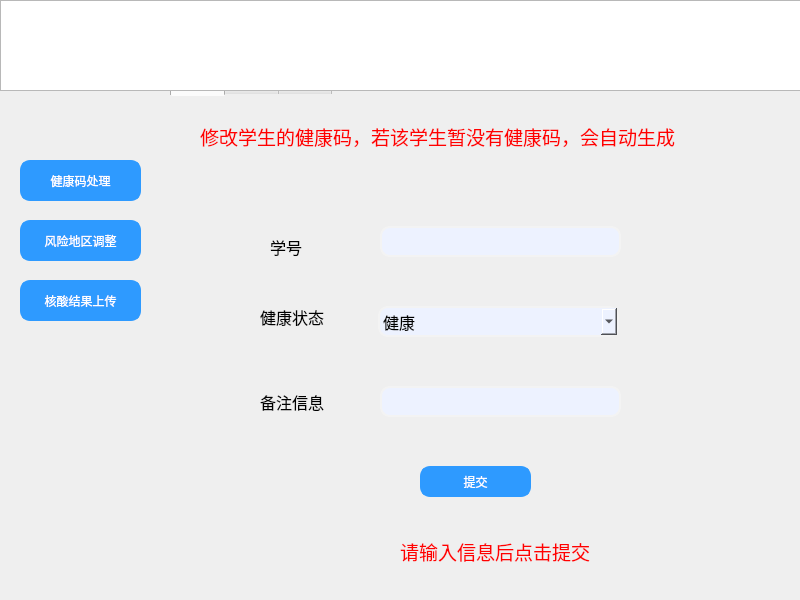
<?xml version="1.0" encoding="UTF-8"?>
<ui version="4.0">
 <class>Form</class>
 <widget class="QWidget" name="Form">
  <property name="geometry">
   <rect>
    <x>0</x>
    <y>0</y>
    <width>800</width>
    <height>600</height>
   </rect>
  </property>
  <property name="windowTitle">
   <string>Form</string>
  </property>
  <widget class="QTabWidget" name="tabWidget">
   <property name="geometry">
    <rect>
     <x>170</x>
     <y>70</y>
     <width>631</width>
     <height>531</height>
    </rect>
   </property>
   <property name="styleSheet">
    <string notr="true">QTabWidget::pane{
	border:none;
}</string>
   </property>
   <property name="currentIndex">
    <number>0</number>
   </property>
   <widget class="QWidget" name="tab">
    <attribute name="title">
     <string>Tab 1</string>
    </attribute>
    <widget class="QLabel" name="label_8">
     <property name="geometry">
      <rect>
       <x>30</x>
       <y>10</y>
       <width>611</width>
       <height>61</height>
      </rect>
     </property>
     <property name="font">
      <font>
       <family>微软雅黑</family>
       <pointsize>14</pointsize>
      </font>
     </property>
     <property name="styleSheet">
      <string notr="true">color: rgb(255, 0, 0);</string>
     </property>
     <property name="text">
      <string>修改学生的健康码，若该学生暂没有健康码，会自动生成</string>
     </property>
    </widget>
    <widget class="QLineEdit" name="lineEdit_2">
     <property name="geometry">
      <rect>
       <x>210</x>
       <y>130</y>
       <width>241</width>
       <height>31</height>
      </rect>
     </property>
     <property name="font">
      <font>
       <family>微软雅黑</family>
       <pointsize>12</pointsize>
      </font>
     </property>
     <property name="styleSheet">
      <string notr="true">    border: 2px solid #f3f3f3;/*设置线宽*/
	background-color: rgb(237, 242, 255);/*背景颜色*/
    border-radius: 10px;/*圆角*/
	border-style:solid;/*边框为实线型*/
	border-width:2px;/*边框宽度*/</string>
     </property>
    </widget>
    <widget class="QLabel" name="label_9">
     <property name="geometry">
      <rect>
       <x>100</x>
       <y>140</y>
       <width>61</width>
       <height>21</height>
      </rect>
     </property>
     <property name="font">
      <font>
       <family>微软雅黑</family>
       <pointsize>12</pointsize>
      </font>
     </property>
     <property name="text">
      <string>学号</string>
     </property>
    </widget>
    <widget class="QComboBox" name="comboBox_2">
     <property name="geometry">
      <rect>
       <x>208</x>
       <y>210</y>
       <width>241</width>
       <height>31</height>
      </rect>
     </property>
     <property name="font">
      <font>
       <family>微软雅黑</family>
       <pointsize>12</pointsize>
      </font>
     </property>
     <property name="styleSheet">
      <string notr="true">    border: 2px solid #f3f3f3;/*设置线宽*/
	background-color: rgb(237, 242, 255);/*背景颜色*/
    border-radius: 10px;/*圆角*/
	border-style:solid;/*边框为实线型*/
	border-width:2px;/*边框宽度*/</string>
     </property>
     <item>
      <property name="text">
       <string>健康</string>
      </property>
     </item>
     <item>
      <property name="text">
       <string>存疑</string>
      </property>
     </item>
     <item>
      <property name="text">
       <string>患病</string>
      </property>
     </item>
    </widget>
    <widget class="QLabel" name="label_10">
     <property name="geometry">
      <rect>
       <x>90</x>
       <y>210</y>
       <width>81</width>
       <height>21</height>
      </rect>
     </property>
     <property name="font">
      <font>
       <family>微软雅黑</family>
       <pointsize>12</pointsize>
      </font>
     </property>
     <property name="text">
      <string>健康状态</string>
     </property>
    </widget>
    <widget class="QLabel" name="label_11">
     <property name="geometry">
      <rect>
       <x>90</x>
       <y>290</y>
       <width>81</width>
       <height>31</height>
      </rect>
     </property>
     <property name="font">
      <font>
       <family>微软雅黑</family>
       <pointsize>12</pointsize>
      </font>
     </property>
     <property name="text">
      <string>备注信息</string>
     </property>
    </widget>
    <widget class="QPushButton" name="button7">
     <property name="geometry">
      <rect>
       <x>250</x>
       <y>370</y>
       <width>111</width>
       <height>31</height>
      </rect>
     </property>
     <property name="styleSheet">
      <string notr="true">QPushButton{
	font: 12pt &quot;微软雅黑&quot;;
	
	background-color:rgb(46, 154, 255);
	color: rgb(255, 255, 255);
	border: 3px solid rgb(46, 154, 255);
	border-radius:10px
}
QPushButton:hover{
	
	color:rgb(46, 154, 255);
	background-color: rgb(255, 255, 255);
}
QPushButton:pressed{
	padding-top:5px;
	padding-left:5px
}</string>
     </property>
     <property name="text">
      <string>提交</string>
     </property>
    </widget>
    <widget class="QLineEdit" name="lineEdit_3">
     <property name="geometry">
      <rect>
       <x>210</x>
       <y>290</y>
       <width>241</width>
       <height>31</height>
      </rect>
     </property>
     <property name="font">
      <font>
       <family>微软雅黑</family>
       <pointsize>12</pointsize>
      </font>
     </property>
     <property name="styleSheet">
      <string notr="true">    border: 2px solid #f3f3f3;/*设置线宽*/
	background-color: rgb(237, 242, 255);/*背景颜色*/
    border-radius: 10px;/*圆角*/
	border-style:solid;/*边框为实线型*/
	border-width:2px;/*边框宽度*/</string>
     </property>
    </widget>
    <widget class="QLabel" name="label_12">
     <property name="geometry">
      <rect>
       <x>230</x>
       <y>420</y>
       <width>241</width>
       <height>71</height>
      </rect>
     </property>
     <property name="font">
      <font>
       <family>微软雅黑</family>
       <pointsize>14</pointsize>
      </font>
     </property>
     <property name="styleSheet">
      <string notr="true">color: rgb(255, 0, 0);</string>
     </property>
     <property name="text">
      <string>请输入信息后点击提交</string>
     </property>
    </widget>
   </widget>
   <widget class="QWidget" name="tab_2">
    <attribute name="title">
     <string>Tab 2</string>
    </attribute>
    <widget class="QTabWidget" name="tabWidget_2">
     <property name="geometry">
      <rect>
       <x>0</x>
       <y>0</y>
       <width>641</width>
       <height>511</height>
      </rect>
     </property>
     <property name="font">
      <font>
       <family>微软雅黑</family>
       <pointsize>12</pointsize>
      </font>
     </property>
     <property name="currentIndex">
      <number>0</number>
     </property>
     <widget class="QWidget" name="tab_4">
      <attribute name="title">
       <string>            添加风险地区            </string>
      </attribute>
      <widget class="QLabel" name="label_3">
       <property name="geometry">
        <rect>
         <x>70</x>
         <y>150</y>
         <width>61</width>
         <height>41</height>
        </rect>
       </property>
       <property name="font">
        <font>
         <family>微软雅黑</family>
         <pointsize>12</pointsize>
        </font>
       </property>
       <property name="text">
        <string>地区</string>
       </property>
      </widget>
      <widget class="QPushButton" name="button4">
       <property name="geometry">
        <rect>
         <x>250</x>
         <y>280</y>
         <width>111</width>
         <height>31</height>
        </rect>
       </property>
       <property name="styleSheet">
        <string notr="true">QPushButton{
	font: 12pt &quot;微软雅黑&quot;;
	
	background-color:rgb(46, 154, 255);
	color: rgb(255, 255, 255);
	border: 3px solid rgb(46, 154, 255);
	border-radius:10px
}
QPushButton:hover{
	
	color:rgb(46, 154, 255);
	background-color: rgb(255, 255, 255);
}
QPushButton:pressed{
	padding-top:5px;
	padding-left:5px
}</string>
       </property>
       <property name="text">
        <string>提交</string>
       </property>
      </widget>
      <widget class="QComboBox" name="comboBox_ct1">
       <property name="geometry">
        <rect>
         <x>430</x>
         <y>160</y>
         <width>141</width>
         <height>31</height>
        </rect>
       </property>
       <property name="styleSheet">
        <string notr="true">    border: 2px solid #f3f3f3;/*设置线宽*/
	background-color: rgb(237, 242, 255);/*背景颜色*/
    border-radius: 10px;/*圆角*/
	border-style:solid;/*边框为实线型*/
	border-width:2px;/*边框宽度*/</string>
       </property>
      </widget>
      <widget class="QComboBox" name="comboBox_p1">
       <property name="geometry">
        <rect>
         <x>130</x>
         <y>160</y>
         <width>141</width>
         <height>31</height>
        </rect>
       </property>
       <property name="styleSheet">
        <string notr="true">    border: 2px solid #f3f3f3;/*设置线宽*/
	background-color: rgb(237, 242, 255);/*背景颜色*/
    border-radius: 10px;/*圆角*/
	border-style:solid;/*边框为实线型*/
	border-width:2px;/*边框宽度*/</string>
       </property>
      </widget>
      <widget class="QComboBox" name="comboBox_c1">
       <property name="geometry">
        <rect>
         <x>280</x>
         <y>160</y>
         <width>141</width>
         <height>31</height>
        </rect>
       </property>
       <property name="styleSheet">
        <string notr="true">    border: 2px solid #f3f3f3;/*设置线宽*/
	background-color: rgb(237, 242, 255);/*背景颜色*/
    border-radius: 10px;/*圆角*/
	border-style:solid;/*边框为实线型*/
	border-width:2px;/*边框宽度*/</string>
       </property>
      </widget>
      <widget class="QLabel" name="label_6">
       <property name="geometry">
        <rect>
         <x>10</x>
         <y>330</y>
         <width>601</width>
         <height>101</height>
        </rect>
       </property>
       <property name="font">
        <font>
         <family>微软雅黑</family>
         <pointsize>14</pointsize>
        </font>
       </property>
       <property name="styleSheet">
        <string notr="true">color: rgb(255, 0, 0);</string>
       </property>
       <property name="text">
        <string/>
       </property>
      </widget>
     </widget>
     <widget class="QWidget" name="tab_5">
      <attribute name="title">
       <string>            移除风险地区           </string>
      </attribute>
      <widget class="QLabel" name="label_4">
       <property name="geometry">
        <rect>
         <x>70</x>
         <y>150</y>
         <width>61</width>
         <height>41</height>
        </rect>
       </property>
       <property name="font">
        <font>
         <family>微软雅黑</family>
         <pointsize>12</pointsize>
        </font>
       </property>
       <property name="text">
        <string>地区</string>
       </property>
      </widget>
      <widget class="QPushButton" name="button5">
       <property name="geometry">
        <rect>
         <x>250</x>
         <y>280</y>
         <width>111</width>
         <height>31</height>
        </rect>
       </property>
       <property name="styleSheet">
        <string notr="true">QPushButton{
	font: 12pt &quot;微软雅黑&quot;;
	
	background-color:rgb(46, 154, 255);
	color: rgb(255, 255, 255);
	border: 3px solid rgb(46, 154, 255);
	border-radius:10px
}
QPushButton:hover{
	
	color:rgb(46, 154, 255);
	background-color: rgb(255, 255, 255);
}
QPushButton:pressed{
	padding-top:5px;
	padding-left:5px
}</string>
       </property>
       <property name="text">
        <string>提交</string>
       </property>
      </widget>
      <widget class="QComboBox" name="comboBox_p2">
       <property name="geometry">
        <rect>
         <x>130</x>
         <y>160</y>
         <width>141</width>
         <height>31</height>
        </rect>
       </property>
       <property name="styleSheet">
        <string notr="true">    border: 2px solid #f3f3f3;/*设置线宽*/
	background-color: rgb(237, 242, 255);/*背景颜色*/
    border-radius: 10px;/*圆角*/
	border-style:solid;/*边框为实线型*/
	border-width:2px;/*边框宽度*/</string>
       </property>
      </widget>
      <widget class="QComboBox" name="comboBox_c2">
       <property name="geometry">
        <rect>
         <x>280</x>
         <y>160</y>
         <width>141</width>
         <height>31</height>
        </rect>
       </property>
       <property name="styleSheet">
        <string notr="true">    border: 2px solid #f3f3f3;/*设置线宽*/
	background-color: rgb(237, 242, 255);/*背景颜色*/
    border-radius: 10px;/*圆角*/
	border-style:solid;/*边框为实线型*/
	border-width:2px;/*边框宽度*/</string>
       </property>
      </widget>
      <widget class="QComboBox" name="comboBox_ct2">
       <property name="geometry">
        <rect>
         <x>432</x>
         <y>160</y>
         <width>141</width>
         <height>31</height>
        </rect>
       </property>
       <property name="styleSheet">
        <string notr="true">    border: 2px solid #f3f3f3;/*设置线宽*/
	background-color: rgb(237, 242, 255);/*背景颜色*/
    border-radius: 10px;/*圆角*/
	border-style:solid;/*边框为实线型*/
	border-width:2px;/*边框宽度*/</string>
       </property>
      </widget>
      <widget class="QLabel" name="label_7">
       <property name="geometry">
        <rect>
         <x>10</x>
         <y>340</y>
         <width>601</width>
         <height>101</height>
        </rect>
       </property>
       <property name="font">
        <font>
         <family>微软雅黑</family>
         <pointsize>14</pointsize>
        </font>
       </property>
       <property name="styleSheet">
        <string notr="true">color: rgb(255, 0, 0);</string>
       </property>
       <property name="text">
        <string/>
       </property>
      </widget>
     </widget>
    </widget>
   </widget>
   <widget class="QWidget" name="tab_3">
    <attribute name="title">
     <string>Tab 3</string>
    </attribute>
    <widget class="QLabel" name="label">
     <property name="geometry">
      <rect>
       <x>140</x>
       <y>120</y>
       <width>121</width>
       <height>41</height>
      </rect>
     </property>
     <property name="font">
      <font>
       <family>微软雅黑</family>
       <pointsize>12</pointsize>
      </font>
     </property>
     <property name="text">
      <string>检测管编号</string>
     </property>
    </widget>
    <widget class="QLineEdit" name="lineEdit">
     <property name="geometry">
      <rect>
       <x>290</x>
       <y>130</y>
       <width>151</width>
       <height>31</height>
      </rect>
     </property>
     <property name="font">
      <font>
       <family>微软雅黑</family>
       <pointsize>12</pointsize>
      </font>
     </property>
     <property name="styleSheet">
      <string notr="true">    border: 2px solid #f3f3f3;/*设置线宽*/
	background-color: rgb(237, 242, 255);/*背景颜色*/
    border-radius: 10px;/*圆角*/
	border-style:solid;/*边框为实线型*/
	border-width:2px;/*边框宽度*/</string>
     </property>
     <property name="text">
      <string/>
     </property>
    </widget>
    <widget class="QLabel" name="label_2">
     <property name="geometry">
      <rect>
       <x>150</x>
       <y>210</y>
       <width>101</width>
       <height>41</height>
      </rect>
     </property>
     <property name="font">
      <font>
       <family>微软雅黑</family>
       <pointsize>12</pointsize>
      </font>
     </property>
     <property name="text">
      <string>检测结果</string>
     </property>
    </widget>
    <widget class="QComboBox" name="comboBox">
     <property name="geometry">
      <rect>
       <x>290</x>
       <y>220</y>
       <width>151</width>
       <height>31</height>
      </rect>
     </property>
     <property name="font">
      <font>
       <family>微软雅黑</family>
       <pointsize>12</pointsize>
      </font>
     </property>
     <property name="styleSheet">
      <string notr="true">    border: 2px solid #f3f3f3;/*设置线宽*/
	background-color: rgb(237, 242, 255);/*背景颜色*/
    border-radius: 10px;/*圆角*/
	border-style:solid;/*边框为实线型*/
	border-width:2px;/*边框宽度*/</string>
     </property>
     <item>
      <property name="text">
       <string>阴性</string>
      </property>
     </item>
     <item>
      <property name="text">
       <string>阳性</string>
      </property>
     </item>
    </widget>
    <widget class="QPushButton" name="button6">
     <property name="geometry">
      <rect>
       <x>260</x>
       <y>300</y>
       <width>111</width>
       <height>31</height>
      </rect>
     </property>
     <property name="styleSheet">
      <string notr="true">QPushButton{
	font: 12pt &quot;微软雅黑&quot;;
	
	background-color:rgb(46, 154, 255);
	color: rgb(255, 255, 255);
	border: 3px solid rgb(46, 154, 255);
	border-radius:10px
}
QPushButton:hover{
	
	color:rgb(46, 154, 255);
	background-color: rgb(255, 255, 255);
}
QPushButton:pressed{
	padding-top:5px;
	padding-left:5px
}
</string>
     </property>
     <property name="text">
      <string>提交</string>
     </property>
    </widget>
    <widget class="QLabel" name="label_5">
     <property name="geometry">
      <rect>
       <x>190</x>
       <y>350</y>
       <width>291</width>
       <height>101</height>
      </rect>
     </property>
     <property name="font">
      <font>
       <family>微软雅黑</family>
       <pointsize>14</pointsize>
      </font>
     </property>
     <property name="styleSheet">
      <string notr="true">color: rgb(255, 0, 0);</string>
     </property>
     <property name="text">
      <string>请输入数据后点击提交</string>
     </property>
    </widget>
   </widget>
  </widget>
  <widget class="QPushButton" name="button1">
   <property name="geometry">
    <rect>
     <x>20</x>
     <y>160</y>
     <width>121</width>
     <height>41</height>
    </rect>
   </property>
   <property name="styleSheet">
    <string notr="true">QPushButton{
	font: 12pt &quot;微软雅黑&quot;;
	
	background-color:rgb(46, 154, 255);
	color: rgb(255, 255, 255);
	border: 3px solid rgb(46, 154, 255);
	border-radius:10px
}
QPushButton:hover{
	
	color:rgb(46, 154, 255);
	background-color: rgb(255, 255, 255);
}
QPushButton:pressed{
	padding-top:5px;
	padding-left:5px
}</string>
   </property>
   <property name="text">
    <string>健康码处理</string>
   </property>
  </widget>
  <widget class="QPushButton" name="button2">
   <property name="geometry">
    <rect>
     <x>20</x>
     <y>220</y>
     <width>121</width>
     <height>41</height>
    </rect>
   </property>
   <property name="styleSheet">
    <string notr="true">QPushButton{
	font: 12pt &quot;微软雅黑&quot;;
	
	background-color:rgb(46, 154, 255);
	color: rgb(255, 255, 255);
	border: 3px solid rgb(46, 154, 255);
	border-radius:10px
}
QPushButton:hover{
	
	color:rgb(46, 154, 255);
	background-color: rgb(255, 255, 255);
}
QPushButton:pressed{
	padding-top:5px;
	padding-left:5px
}</string>
   </property>
   <property name="text">
    <string>风险地区调整</string>
   </property>
  </widget>
  <widget class="QPushButton" name="button3">
   <property name="geometry">
    <rect>
     <x>20</x>
     <y>280</y>
     <width>121</width>
     <height>41</height>
    </rect>
   </property>
   <property name="styleSheet">
    <string notr="true">QPushButton{
	font: 12pt &quot;微软雅黑&quot;;
	
	background-color:rgb(46, 154, 255);
	color: rgb(255, 255, 255);
	border: 3px solid rgb(46, 154, 255);
	border-radius:10px
}
QPushButton:hover{
	
	color:rgb(46, 154, 255);
	background-color: rgb(255, 255, 255);
}
QPushButton:pressed{
	padding-top:5px;
	padding-left:5px
}</string>
   </property>
   <property name="text">
    <string>核酸结果上传</string>
   </property>
  </widget>
  <widget class="QTextBrowser" name="textBrowser">
   <property name="geometry">
    <rect>
     <x>0</x>
     <y>0</y>
     <width>811</width>
     <height>91</height>
    </rect>
   </property>
   <property name="font">
    <font>
     <family>Agency FB</family>
     <pointsize>36</pointsize>
    </font>
   </property>
   <property name="styleSheet">
    <string notr="true"/>
   </property>
  </widget>
 </widget>
 <resources/>
 <connections/>
</ui>
